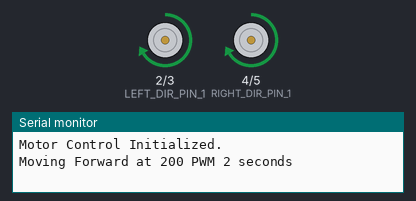
A sketch run on a simulated Arduino Uno, built with avr-gcc and run on an emulated ATmega328P. Shown: motor-driver pin pairs drawn as motors (green arrow = first pin HIGH = forward, orange = second pin HIGH = backward, longer = more drive, scaled by the enable pin), the last lines printed to the serial monitor.

Above: at 1.0 s.
At 2.5 s:
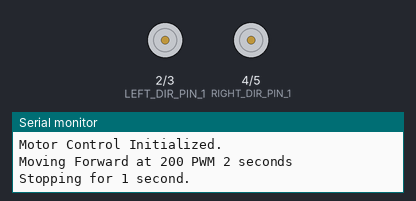
At 4.0 s:
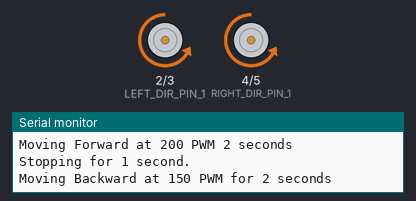
Timing chart, 0 to 6.9 s (numbered marks = the images above):
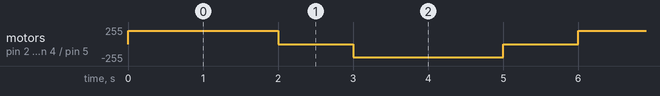

Measured:
- by itself, motor on pin 2 (LEFT_DIR_PIN_1) / pin 3 (LEFT_DIR_PIN_2): stopped → forward 200/255 at 0.00 s, → stopped 2.0 s later, → backward 200/255 1.0 s later, → stopped 2.0 s later, … (87 changes in this stretch)
- by itself, motor on pin 4 (RIGHT_DIR_PIN_1) / pin 5 (RIGHT_DIR_PIN_2): stopped → forward 200/255 at 0.00 s, → stopped 2.0 s later, → backward 200/255 1.0 s later, → stopped 2.0 s later, … (87 changes in this stretch)

The sketch:

motor.ino
```cpp
#include "motor.h"

#define LEFT_DIR_PIN_1 2
#define LEFT_DIR_PIN_2 3
#define LEFT_EN_PIN    9
#define RIGHT_DIR_PIN_1 4
#define RIGHT_DIR_PIN_2 5
#define RIGHT_EN_PIN    10

Motor leftMotor(LEFT_DIR_PIN_1, LEFT_DIR_PIN_2, LEFT_EN_PIN);
Motor rightMotor(RIGHT_DIR_PIN_1, RIGHT_DIR_PIN_2, RIGHT_EN_PIN);

void setup() {
  Serial.begin(9600);
  Serial.println("Motor Control Initialized.");

  leftMotor.begin();
  rightMotor.begin();
}

void loop() {
  Serial.println("Moving Forward at 200 PWM 2 seconds");
  leftMotor.forward(200);
  rightMotor.forward(200);
  delay(2000);

  Serial.println("Stopping for 1 second.");
  leftMotor.stop();
  rightMotor.stop();
  delay(1000);

  Serial.println("Moving Backward at 150 PWM for 2 seconds");
  leftMotor.backward(150);
  rightMotor.backward(150);
  delay(2000);

  Serial.println("Stopping for 1 second.");
  leftMotor.stop();
  rightMotor.stop();
  delay(1000);
}
```

motor.cpp
```cpp
#include "motor.h"


Motor::Motor(int dirPin1, int dirPin2, int enablePin)
    : _dirPin1(dirPin1), _dirPin2(dirPin2), _enablePin(enablePin) {
}
void Motor::begin() {
    pinMode(_dirPin1, OUTPUT);
    pinMode(_dirPin2, OUTPUT);
    pinMode(_enablePin, OUTPUT);

    stop();
}

void Motor::forward(int pwmSpeed) {
    if (pwmSpeed > 255) pwmSpeed = 255;
    if (pwmSpeed < 0) pwmSpeed = 0;

    digitalWrite(_dirPin1, HIGH);
    digitalWrite(_dirPin2, LOW);

    analogWrite(_enablePin, pwmSpeed);
}
void Motor::backward(int pwmSpeed) {
    if (pwmSpeed > 255) pwmSpeed = 255;
    if (pwmSpeed < 0) pwmSpeed = 0;

    digitalWrite(_dirPin1, LOW);
    digitalWrite(_dirPin2, HIGH);

    analogWrite(_enablePin, pwmSpeed);
}

void Motor::stop() {
    analogWrite(_enablePin, 0);

    digitalWrite(_dirPin1, LOW);
    digitalWrite(_dirPin2, LOW);
}
```

motor.h
```cpp
#ifndef MOTOR_H
#define MOTOR_H

#include <Arduino.h>

class Motor {
public:
    Motor(int dirPin1, int dirPin2, int enablePin);
    void begin();
    void forward(int pwmSpeed);
    void backward(int pwmSpeed);
    void stop();

private:
    int _dirPin1;
    int _dirPin2;
    int _enablePin;
};

#endif
```
